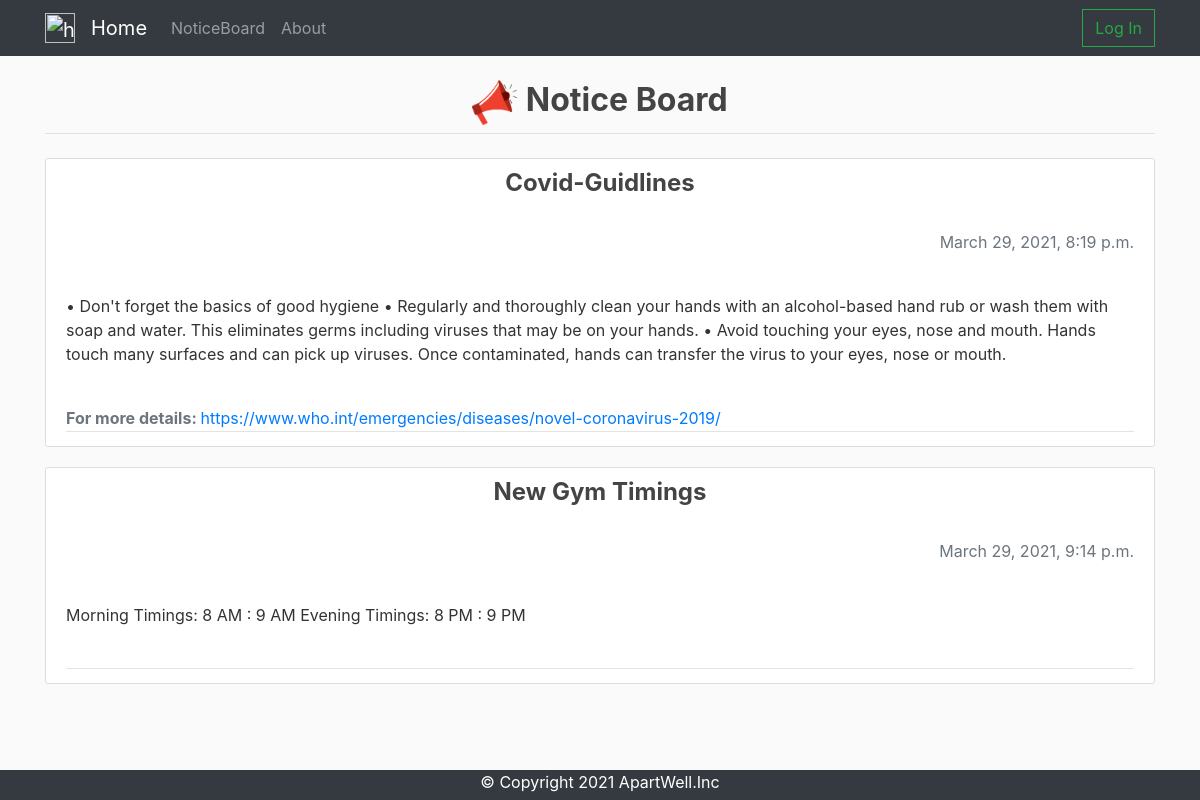
Page /notice/list/ on the committed database.
### noticeboard/models.py (models this page shows, shortened)
class Notice(models.Model) :
	title = models.CharField(max_length = 40)
	slug = extension_fields.AutoSlugField(populate_from='title', blank=True)
	date = models.DateTimeField( auto_now = True)
	content = models.TextField(max_length = 400)
	link = models.URLField(max_length=200,blank= True, null = True)

### noticeboard/views.py (the view)
# urls.py: path('notice/list/', views.NoticeListView.as_view(), name='noticeboard_notice_list'),
class NoticeListView(ListView):
    model = Notice

### noticeboard/templates/noticeboard/notice_list.html (shortened to what this page needs)
{% extends 'base.html' %}
{% load static %}
{% block content %}
<!DOCTYPE html>
<html>
  <head>
  	<link rel="stylesheet" href="{% static 'visitor-entry.css' %}">
  </head>
  <body>
    <legend class = "border-bottom mb-4"><h2 class="text-center"><img  src="/static/notice.png" width = "45" height = "45" alt="home" /> <strong>Notice Board</strong></h2></legend>
        {% for object in object_list %}
        <article class="media content-section">
        <div class="media-body">
          <div class="article-metadata">
            <medium class="text-center"> <h4><strong>{{ object.title }}</strong></h4></br></medium>
            <medium class="text-muted"><p class="text-right">{{ object.date }}</p></br></medium>
            <medium class="text"><p>{{ object.content }}</p></br></medium>
  			{% if  object.link  != None %}
            <medium class="text-muted"><b>For more details: </b><a href="{{ object.link }}">{{ object.link }}</a></br></medium>
            {% endif %}
          </div>
        </div>
        </article>
      {% endfor %}
  </body>
</html>
{% endblock %}

### assets/main.css (style rules this page uses)
body { background: #fafafa; color: #333333; margin-top: 0rem; }
h1, h2, h3, h4, h5, h6 { color: #444444; }
.content-section { background: #ffffff; padding: 10px 20px; border: 1px solid #dddddd; border-radius: 3px; margin-bottom: 20px; }
.article-metadata { padding-bottom: 1px; margin-bottom: 4px; border-bottom: 1px solid #e3e3e3 }

### rows in the picture
Notice: title "Covid-Guidlines", date "March 29, 2021, 8:19 p.m.", content "• Don't forget the basics of good hygiene • Regularly and thoroughly clean your hands with an alcohol-based hand rub or wash them with soap and water. This eliminates germs including viruses that may be on your hands. • Avoid touching your eyes, nose and mouth. Hands touch many surfaces and can pick up viruses. Once contaminated, hands can transfer the virus to your eyes, nose or mouth.", link "https://www.who.int/emergencies/diseases/novel-coronavirus-2019/"
Notice: title "New Gym Timings", date "March 29, 2021, 9:14 p.m.", content "Morning Timings: 8 AM : 9 AM Evening Timings: 8 PM : 9 PM"
